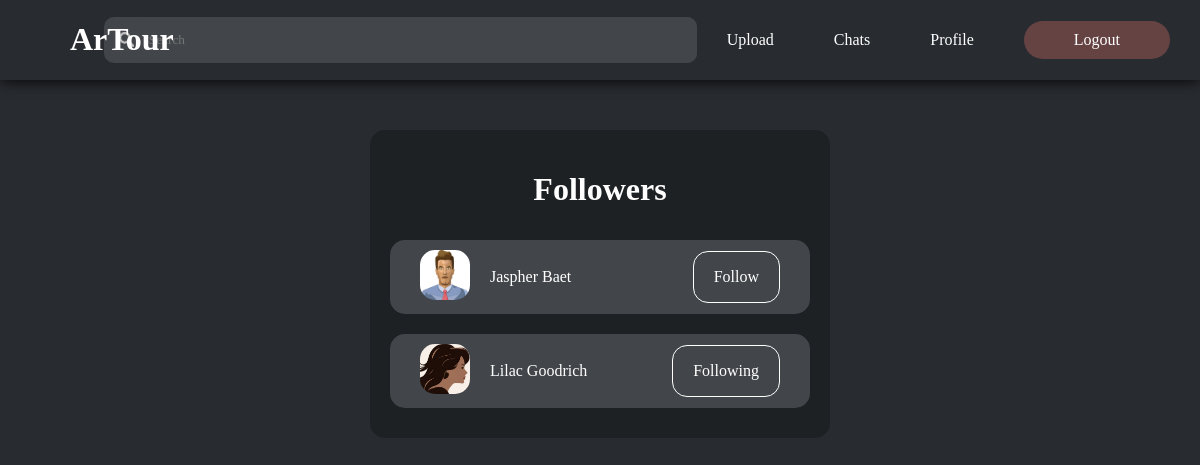
The app's page /html/follower.php (signed in), older data.
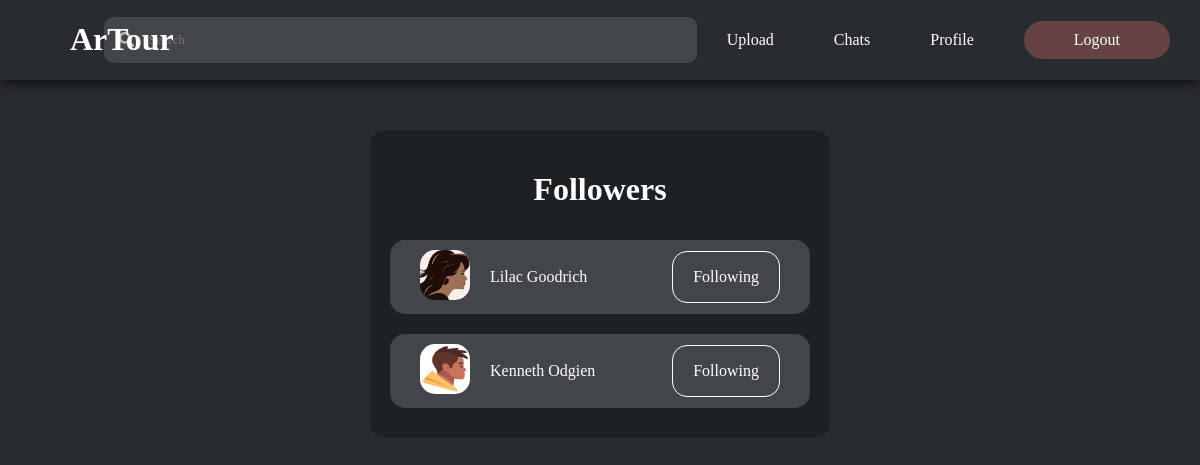
The same page, newer data.
### tables this page shows
CREATE TABLE `users` (
  `profileId` int(11) NOT NULL,
  `profileName` varchar(255) NOT NULL,
  `profilePassword` varchar(255) NOT NULL,
  `profileDescription` varchar(255) NOT NULL,
  `profileAddress` varchar(255) NOT NULL,
  `profileEmail` varchar(255) NOT NULL,
  `profileNumber` varchar(11) NOT NULL,
  `profileFacebook` varchar(255) NOT NULL,
  `profileInstagram` varchar(255) NOT NULL,
  `profileX` varchar(255) NOT NULL,
  `profilePicture` varchar(255) NOT NULL,
  `dateCreated` date NOT NULL,
  `resetToken` varchar(64) DEFAULT NULL,
  `resetTokenExpire` datetime DEFAULT NULL
);

### html/follower.php (the view, shortened to what this page needs)
<!DOCTYPE html>
<html lang="en">
<head>
    <link rel="stylesheet" href="../css/follower.css">
</head>
<body>
    <?php
        $DBHost = "localhost";
        $DBUser = "root";
        $DBPass = "";
        $DBName = "artourdb";
        $conn = mysqli_connect($DBHost, $DBUser, $DBPass, $DBName);
        $getFollowers = "SELECT * FROM users
        INNER JOIN follow
        ON follow.followerId=users.profileId
        WHERE followStatus=1 AND followedId='".$_SESSION['userId']."'";
        $followingResult = mysqli_query($conn, $getFollowers);
    ?>
    <header>
        <div class="mainheader">
            <div class="logo">
                <h1><a href="home.php"> ArTour </a></h1>
            </div>
            <div class="search">
                <img src="../images/searchicon.png" alt="">
                <input type="search" id="search" name="search" placeholder="Search">
            </div>
            <div class="navigation">
                <nav class="sections">
                    <a href="uploadimage.php"> Upload </a>
                    <a href="chats.php"> Chats </a>
                    <a href="profile.php"> Profile </a>
                    <a class="button" href="logout.php"> Logout </a>
                </nav>
            </div>
        </div>
    </header>
    <main>
        <div class="container">
            <h1> Followers </h1>
            <?php
                $following = mysqli_num_rows($followingResult);
                if($following>0){
                    while ($followed = mysqli_fetch_assoc($followingResult)){
                        $getFollowStatus = "SELECT * FROM follow WHERE followerId='".$_SESSION['userId']."' AND followedId='".$followed['profileId']."'";
                        $followStatusResult = mysqli_query($conn, $getFollowStatus);
                        $followbackStatus = mysqli_num_rows($followStatusResult);
                        echo "
                        <div class='profile'>
                            <div class='details'>
                                <a class='viewprofile' href='viewprofile.php?profile=".$followed['profileId']."'><img src='../profiles/".$followed['profilePicture']."' alt=''></a>
                                <p> <a class='viewprofile' href='viewprofile.php?profile=".$followed['profileId']."'> ".$followed['profileName']." </a> </p>
                            </div>
                            <div class='followStatus'>";
                            if ($followbackStatus===1) {
                                echo"
                                    <a class='followOn' href='removeFollowStatus.php?followId=".$followed['profileId']."'>
                                        <p> Following </p>
                                    </a>
                                </div>
                        </div>
                                ";
                            }
                            else {
                                echo"
                                    <a class='followOff' href='addFollowStatus.php?followId=".$followed['profileId']."'>
                                        <p> Follow </p>
                                    </a>
                                </div>
                        </div>";
                            }
                    }
                }
            ?>
        </div>
    </main>
</body>
</html>

Row changes from the older to the newer data that the page shows:
no longer on this page (row edited): users: profilePicture (picture), profileName "Jaspher Baet"
now on this page (row edited): users: profilePicture (picture), profileName "Kenneth Odgien"
